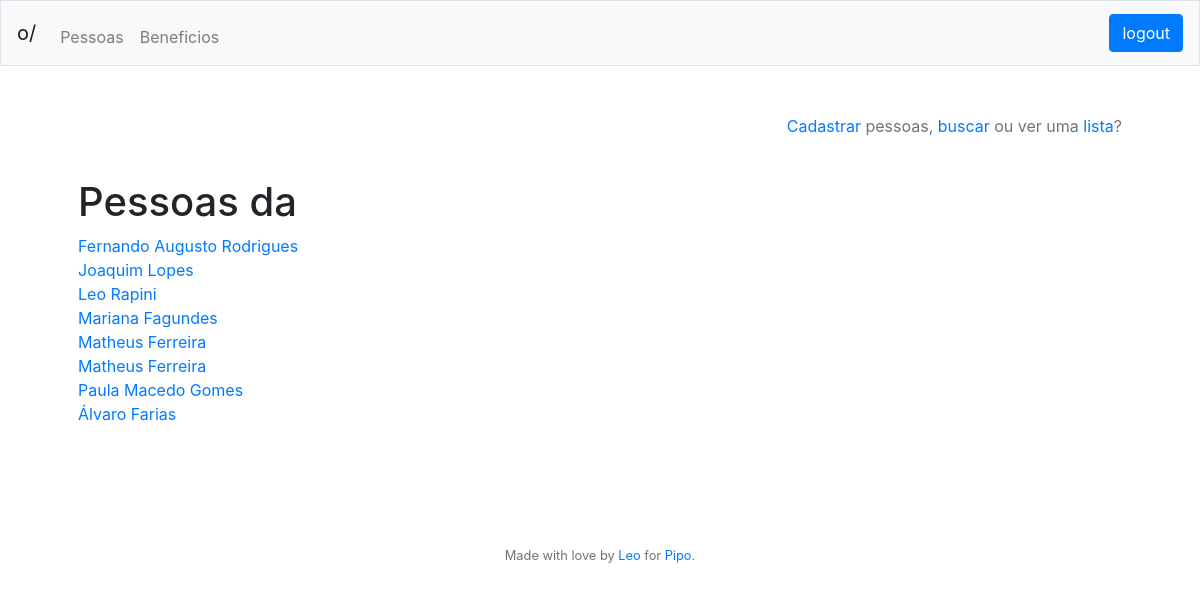
/pessoas/lista (signed in), run on an earlier commit of the app's database.
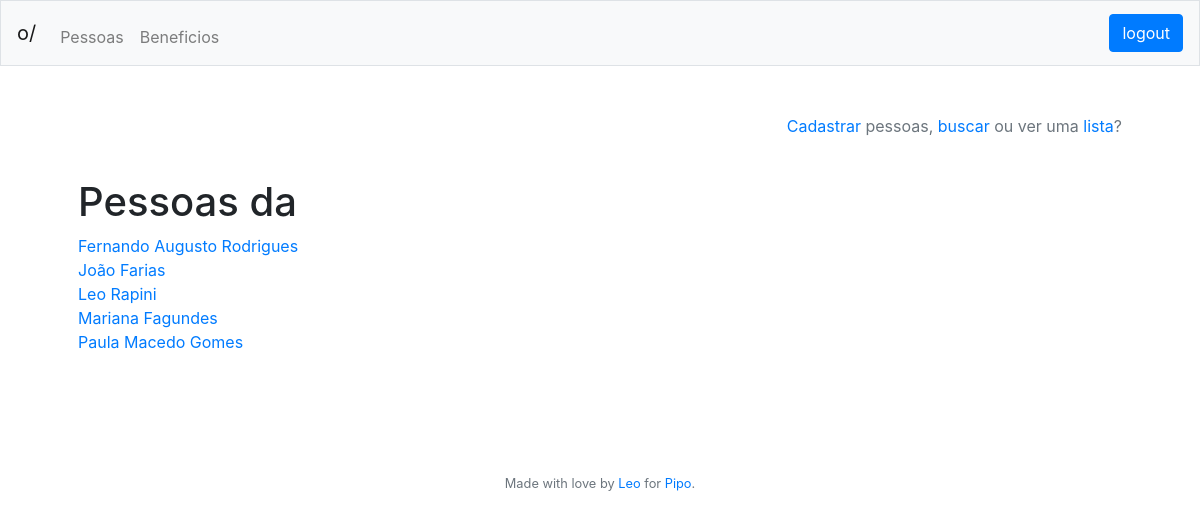
And on a later commit of the database.
### tables this page shows
CREATE TABLE person
	(id INTEGER NOT NULL PRIMARY KEY AUTOINCREMENT,
	idCompany INTEGER NOT NULL,
	name VARCHAR(255) NOT NULL,
	cpf VARCHAR(14) NOT NULL,
	timestamp DATETIME DEFAULT CURRENT_TIMESTAMP,
	FOREIGN KEY (idCompany) REFERENCES company(id));

### app.py (the view)
@app.route("/<who>/lista", methods=['GET'])
@login_required
def list(who):
	if who == "beneficios":
		who_list = get_company_benefits(session["idCompany"])
	elif who == "pessoas":
		who_list = get_all_from("person", "idCompany", str(session["idCompany"]))
	else:
		return "Essa página não existe"
	return render_template("list.html", header = get_header(session), who = who,
										who_list = who_list)

### app.py (called while the page is built)
@app.after_request
def after_request(response):
    response.headers["Cache-Control"] = "no-cache, no-store, must-revalidate"
    response.headers["Expires"] = 0
    response.headers["Pragma"] = "no-cache"
    return response

@app.teardown_request
def remove_session(ex=None):
    db.remove()

def login_required(f):
    @wraps(f)
    def decorated_function(*args, **kwargs):
        if session.get("id") is None:
            return redirect("/login")
        return f(*args, **kwargs)
    return decorated_function

def get_header(session):
	try:
		header = {"name": session["name"],
					"company": session["company"],
					"admin": get_admin_title(session["admin"]),
					"id": session["id"]}
	except:
		header = {"name": "",
					"company": "",
					"admin": "",
					"id": ""}
	return header

def split_str(word):
	return [char for char in word]

def is_it_bad(string):
	not_safe = ";\\"
	for letter in string:
		if letter in split_str(not_safe):
			raise ValueError("Not a safe character")

def get_all_from(table, where, data):
		is_it_bad(table); is_it_bad(where); is_it_bad(data)
		all_from = db.execute("""SELECT * FROM {} WHERE {} = :{}""".format(table,
							where, where), {"{}".format(where): data}).fetchall()
		return all_from

### templates/list.html
{% extends "layout.html" %}
{% block main %}
	<p align="right" class="text-muted"><a href="/{{ who }}/cadastro">Cadastrar</a> {{ who }}, <a href="/{{ who }}/busca">buscar</a> ou ver uma <a href="/{{ who }}/lista">lista</a>?</p>
	<br>
	{% if who == "empresas" %}
		<h1>Clientes da Pipo ❤️</h1>
	{% elif who == "beneficios" %}
		<h1>Benefícios Disponíveis</h1>
	{% else %}
		<h1>Pessoas da {{ header["company"] }}</h1>
	{% endif %}
	{% if who_list|length %}
		{% for item in who_list|sort(attribute='name') %}
			<a href="/{{ who }}/perfil/{{ item['id'] }}">{{ item["name"] }}</a><br>
		{% endfor %}
	{% else %}
		<p>Nenhum resultado encontrado :(</p>
	{% endif %}
	<br><br>
{% endblock %}

### templates/layout.html (shortened to what this page needs)
<!DOCTYPE html>
<html lang="pt">
    <head>
        <link href="https://maxcdn.bootstrapcdn.com/bootstrap/4.1.3/css/bootstrap.min.css" rel="stylesheet">
    </head>
    <body>
        <nav class="navbar navbar-expand-md navbar-light bg-light border">
            <a class="navbar-brand" href="/">o/ {{ header["company"] }}</span></a>
            <div class="collapse navbar-collapse" id="navbar">
                <ul class="navbar-nav mr-auto mt-2">
                    <li class="nav-item"><a class="nav-link" href="/pessoas">Pessoas</a></li>
                    <li class="nav-item"><a class="nav-link" href="/beneficios">Beneficios</a></li>
                </ul>
                <ul class="nav navbar-nav navbar-right">
                    <li>
                        <div class="btn-nav">
                            <a class="btn btn-primary btn-small navbar-btn" href="/logout">logout</a>
                        </div>
                    </li>
                </ul>
            </div>
        </nav>
        <main class="container p-5">
            {% block main %}{% endblock %}
        </main>
        <br>
        <footer class="small text-center text-muted">
           Made with love by <a href="https://github.com/leorapini" target="_blank">Leo</a> for <a href="https://piposaude.com.br" target="_blank">Pipo</a>.
           <br><br><br>
        </footer>
    </body>
</html>

What changed in the data, as far as the page shows it:
removed person: name "Joaquim Lopes"
removed person: name "Matheus Ferreira"
removed person: name "Matheus Ferreira"
changed person: name "Álvaro Farias" → "João Farias"; moves up the list
